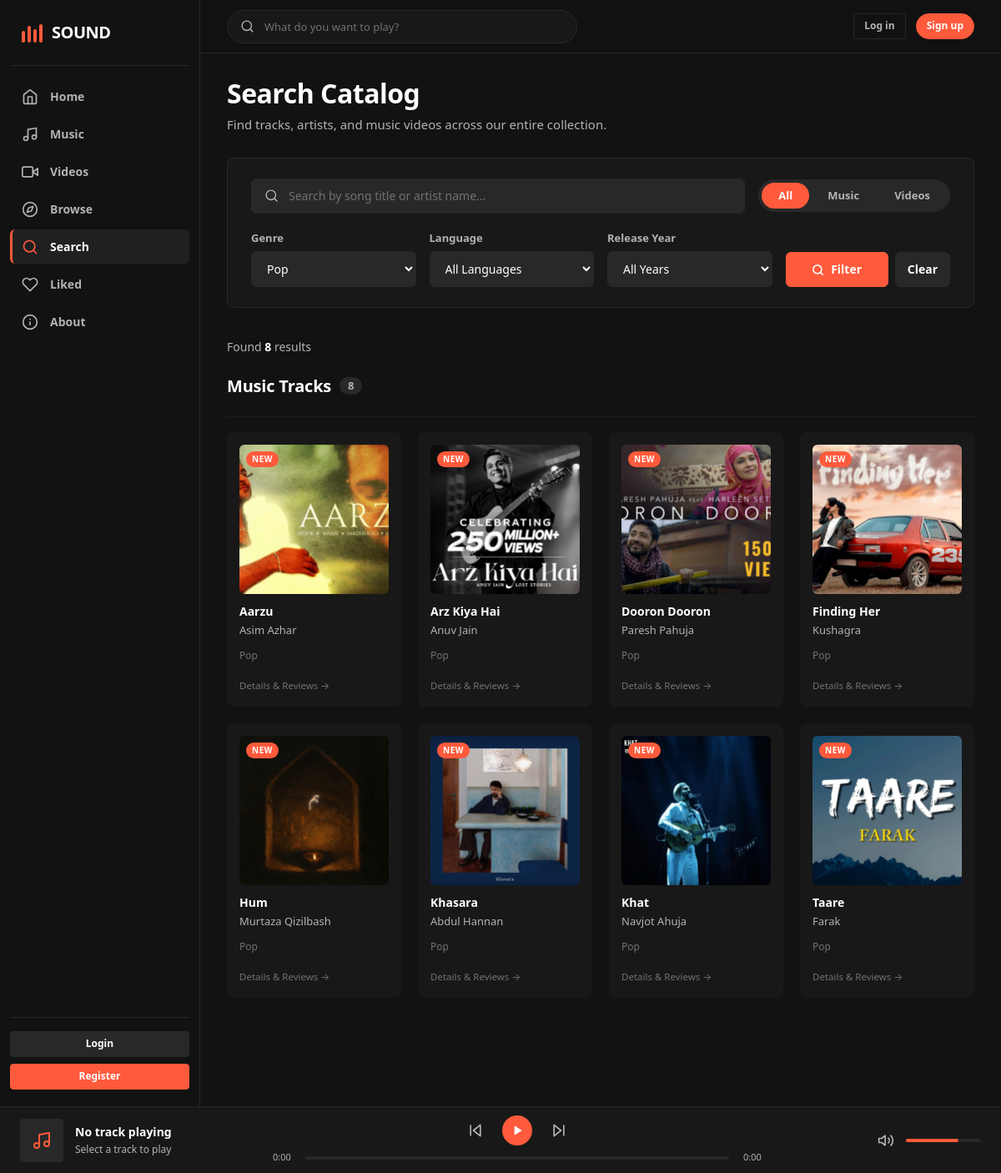
Page /search.php?genre=1 on the committed database.
### tables this page shows
CREATE TABLE `music` (
  `id` int(11) NOT NULL,
  `artist_id` int(11) NOT NULL,
  `album_id` int(11) DEFAULT NULL,
  `genre_id` int(11) NOT NULL,
  `language_id` int(11) NOT NULL,
  `year_id` int(11) NOT NULL,
  `title` varchar(100) NOT NULL,
  `file_path` varchar(255) NOT NULL,
  `cover` varchar(255) DEFAULT NULL,
  `description` text DEFAULT NULL,
  `duration` int(11) DEFAULT NULL,
  `play_count` int(11) DEFAULT 0,
  `created_at` timestamp NOT NULL DEFAULT current_timestamp()
);

CREATE TABLE `artists` (
  `id` int(11) NOT NULL,
  `name` varchar(100) NOT NULL,
  `description` text DEFAULT NULL
);

CREATE TABLE `genres` (
  `id` int(11) NOT NULL,
  `name` varchar(50) NOT NULL
);

### config/database.php (called while the page is built, shortened)
<?php
try {
    $pdo = new PDO("mysql:host=" . DB_HOST . ";dbname=" . DB_NAME . ";charset=utf8mb4", DB_USER, DB_PASS);
    $pdo->setAttribute(PDO::ATTR_ERRMODE, PDO::ERRMODE_EXCEPTION);
} catch (PDOException $e) {
    if (defined('APP_DEBUG') && APP_DEBUG) {
        die("Could not connect to the database " . DB_NAME . ": " . $e->getMessage());
    } else {
        error_log("Database connection error: " . $e->getMessage());
        http_response_code(500);
        die("<!DOCTYPE html><html><head><title>Service Unavailable</title><link rel='stylesheet' href='/sound/assets/css/style.css'></head><body style='display:flex;align-items:center;justify-content:center;min-height:100vh;background:#121212;color:#fff;font-family:\"Segoe UI\", sans-serif;'><div style='text-align:center;'><h1>Service Temporarily Unavailable</h1><p style='color:#b3b3b3;'>We are experiencing database connectivity issues. Please try again in a few moments.</p></div></body></html>");
    }
}
function query($sql, $params = []) {
    global $pdo;
    $stmt = $pdo->prepare($sql);
    $stmt->execute($params);
    return $stmt;
}
function fetchAll($sql, $params = []) {
    return query($sql, $params)->fetchAll(PDO::FETCH_ASSOC);
}
require_once __DIR__ . '/../includes/helpers.php';

### search.php (the view, shortened to what this page needs)
<?php
$search_query = trim($_GET['q'] ?? '');
$search_type = in_array(($_GET['type'] ?? ''), ['all', 'music', 'videos'], true) ? $_GET['type'] : 'all';
$genre_id = !empty($_GET['genre']) ? intval($_GET['genre']) : '';
$language_id = !empty($_GET['language']) ? intval($_GET['language']) : '';
$year = !empty($_GET['year']) ? trim($_GET['year']) : '';
$hasSearched = (!empty($search_query) || !empty($genre_id) || !empty($language_id) || !empty($year));
$music_results = [];
$video_results = [];
if ($hasSearched) {
    if ($search_type === 'all' || $search_type === 'music') {
        $music_sql = "
            SELECT m.*, a.name as artist_name, g.name as genre_name, l.name as language_name, y.year as release_year
            FROM music m
            JOIN artists a ON m.artist_id = a.id
            LEFT JOIN genres g ON m.genre_id = g.id
            LEFT JOIN languages l ON m.language_id = l.id
            LEFT JOIN years y ON m.year_id = y.id
            WHERE 1=1
        ";
        $params = [];
        if (!empty($genre_id)) {
            $music_sql .= " AND m.genre_id = ?";
            $params[] = $genre_id;
        }
        $music_sql .= " ORDER BY m.title ASC";
        $music_results = fetchAll($music_sql, $params);
    }
    if ($search_type === 'all' || $search_type === 'videos') {
        $video_sql = "
            SELECT v.*, a.name as artist_name, g.name as genre_name, l.name as language_name, y.year as release_year
            FROM videos v
            JOIN artists a ON v.artist_id = a.id
            LEFT JOIN genres g ON v.genre_id = g.id
            LEFT JOIN languages l ON v.language_id = l.id
            LEFT JOIN years y ON v.year_id = y.id
            WHERE 1=1
        ";
        $params = [];
        if (!empty($genre_id)) {
            $video_sql .= " AND v.genre_id = ?";
            $params[] = $genre_id;
        }
        $video_sql .= " ORDER BY v.title ASC";
        $video_results = fetchAll($video_sql, $params);
    }
}
$genres = fetchAll("SELECT * FROM genres ORDER BY name ASC");
$totalResults = count($music_results) + count($video_results);
require_once __DIR__ . '/includes/header.php';
?>
<div class="container" style="max-width: 1200px; margin: 0 auto; padding-bottom: 50px;">
    <div style="margin-bottom: 28px;">
        <h1 style="font-size: 32px; font-weight: 800; color: var(--text-primary); margin-bottom: 6px; letter-spacing: -0.5px;">Search Catalog</h1>
        <p style="color: var(--text-muted); font-size: 15px; margin: 0;">Find tracks, artists, and music videos across our entire collection.</p>
    </div>
    <div class="card" style="cursor: default; padding: 24px 28px; margin-bottom: 36px; border: 1px solid var(--border-color); background: var(--bg-surface); border-radius: var(--radius-card);">
        <form method="get" action="/sound/search.php" id="catalog-search-form">
            <div style="display: flex; gap: 16px; align-items: center; justify-content: space-between; flex-wrap: wrap; margin-bottom: 20px;">
                <div style="flex: 1; min-width: 260px; position: relative;">
                    <div class="search-input-wrapper">
                        <span class="search-icon-wrapper" aria-hidden="true">
                        </span>
                        <input type="search" name="q" value="<?php echo htmlspecialchars($search_query); ?>" placeholder="Search by song title or artist name..." style="padding-left: 44px; height: 42px; background: var(--bg-elevated);" autocomplete="off">
                    </div>
                </div>
                <div>
                    <div class="search-type-toggle" role="radiogroup" aria-label="Content type">
                        <label class="toggle-pill <?php echo ($search_type === 'all') ? 'active' : ''; ?>">
                            <span>All</span>
                        </label>
                        <label class="toggle-pill <?php echo ($search_type === 'music') ? 'active' : ''; ?>">
                            <span>Music</span>
                        </label>
                        <label class="toggle-pill <?php echo ($search_type === 'videos') ? 'active' : ''; ?>">
                            <span>Videos</span>
                        </label>
                    </div>
                </div>
            </div>
            <div class="search-filter-grid">
                <div class="form-group">
                    <label for="filter-genre">Genre</label>
                    <select id="filter-genre" name="genre">
                        <?php foreach ($genres as $genre): ?>
                            <option value="<?php echo $genre['id']; ?>" <?php echo ($genre_id == $genre['id']) ? 'selected' : ''; ?>>
                                <?php echo htmlspecialchars($genre['name']); ?>
                            </option>
                        <?php endforeach; ?>
                    </select>
                </div>
                <div class="form-group">
                    <label for="filter-language">Language</label>
                    <select id="filter-language" name="language">
                        <option value="">All Languages</option>
                    </select>
                </div>
                <div class="form-group">
                    <label for="filter-year">Release Year</label>
                    <select id="filter-year" name="year">
                        <option value="">All Years</option>
                    </select>
                </div>
                <div style="display: flex; gap: 8px;">
                    <button type="submit" class="btn btn-primary" style="flex: 1; padding: 10px 20px;">
                        <svg width="15" height="15" viewBox="0 0 24 24" fill="none" stroke="currentColor" stroke-width="2.5" stroke-linecap="round" stroke-linejoin="round">
                            <circle cx="11" cy="11" r="8"></circle>
                            <line x1="21" y1="21" x2="16.65" y2="16.65"></line>
                        </svg>
                        <span>Filter</span>
                    </button>
                    <?php if ($hasSearched): ?>
                        <a href="/sound/search.php" class="btn btn-secondary" style="padding: 10px 14px;" title="Reset Search">
                            Clear
                        </a>
                    <?php endif; ?>
                </div>
            </div>
        </form>
    </div>
    <?php if (!$hasSearched): ?>
        <div class="empty-state-card" style="padding: 48px 24px;">
            <div style="width: 56px; height: 56px; border-radius: var(--radius-pill); background: var(--bg-elevated); color: var(--accent); display: flex; align-items: center; justify-content: center; margin: 0 auto 16px auto;">
                <svg width="28" height="28" viewBox="0 0 24 24" fill="none" stroke="currentColor" stroke-width="2" stroke-linecap="round" stroke-linejoin="round">
                    <circle cx="11" cy="11" r="8"></circle>
                    <line x1="21" y1="21" x2="16.65" y2="16.65"></line>
                </svg>
            </div>
            <h3 style="font-size: 18px; font-weight: 700; color: var(--text-primary); margin-bottom: 8px;">Search for songs, artists, or videos</h3>
            <p style="color: var(--text-muted); font-size: 14px; max-width: 440px; margin: 0 auto 20px auto;">
                Use the search input above or select specific genres, languages, and years to discover media.
            </p>
            <a href="/sound/browse.php" class="btn btn-secondary btn-sm">Explore Browse Categories</a>
        </div>
    <?php else: ?>
        <div style="margin-bottom: 24px; color: var(--text-muted); font-size: 14px;">
            Found <strong style="color: var(--text-primary);"><?php echo $totalResults; ?></strong> <?php echo ($totalResults === 1) ? 'result' : 'results'; ?>
        </div>
        <?php if (!empty($music_results)): ?>
            <div class="browse-section">
                <div class="browse-section-header">
                    <h2 class="browse-section-title">
                        <span>Music Tracks</span>
                        <span class="browse-count"><?php echo count($music_results); ?></span>
                    </h2>
                </div>
                <div class="card-grid">
                    <?php foreach ($music_results as $track):
                    ?>
                        <div class="card" data-track-id="<?php echo $track['id']; ?>" data-track-url="<?php echo htmlspecialchars(asset_url($track['file_path'])); ?>" data-track-title="<?php echo htmlspecialchars($track['title']); ?>" data-track-artist="<?php echo htmlspecialchars($track['artist_name']); ?>" data-track-cover="<?php echo htmlspecialchars(asset_url($track['cover'] ?? '')); ?>">
                            <div class="card-cover">
                                <?php echo render_cover_tile($track['title'], $track['cover'] ?? '', $track['title']); ?>
                                <?php if (isNewItem($track['created_at'] ?? '')): ?>
                                    <span class="badge-new">NEW</span>
                                <?php endif; ?>
                            </div>
                            <div class="card-content">
                                <h3 class="card-title">
                                    <a href="/sound/music.php?id=<?php echo $track['id']; ?>" data-action="view-details"><?php echo htmlspecialchars($track['title']); ?></a>
                                </h3>
                                <p class="card-artist"><?php echo htmlspecialchars($track['artist_name']); ?></p>
                                <?php if (!empty($track['genre_name'])): ?>
                                    <p class="card-subtitle" style="font-size: 12px; margin-top: 3px; color: var(--text-subtle);"><?php echo htmlspecialchars($track['genre_name']); ?></p>
                                <?php endif; ?>
                                <a href="/sound/music.php?id=<?php echo $track['id']; ?>" class="card-details-action" data-action="view-details">Details & Reviews &rarr;</a>
                            </div>
                        </div>
                    <?php endforeach; ?>
                </div>
            </div>
        <?php endif; ?>
    <?php endif; ?>
</div>
<?php require_once __DIR__ . '/includes/footer.php'; ?>

### includes/helpers.php (shortened to what this page needs)
<?php
function asset_url($path) {
    $path = trim($path);
    $clean = ltrim($path, '/\\');
    return '/sound/' . str_replace('\\', '/', $clean);
}
function asset_exists($path) {
    $clean = ltrim(str_replace(['/sound/', '\\'], ['', '/'], $path), '/');
    return file_exists(ROOT_PATH . $clean);
}
function render_cover_tile($title, $coverPath, $alt = '', $extraClasses = '', $attr = '') {
    $altText = !empty($alt) ? $alt : $title;
    if (!empty($coverPath) && asset_exists($coverPath)) {
        $url = htmlspecialchars(asset_url($coverPath));
        $altSafe = htmlspecialchars($altText);
        $classSafe = htmlspecialchars($extraClasses);
        return "<img src=\"{$url}\" alt=\"{$altSafe}\" class=\"{$classSafe}\" {$attr}>";
    }
    $initials = strtoupper(substr(trim($title ?: 'SO'), 0, 2));
    $classSafe = htmlspecialchars('placeholder ' . $extraClasses);
    return "<div class=\"{$classSafe}\" {$attr}><span style=\"color: #FF5A3C; font-weight: 800; font-size: 14px;\">" . htmlspecialchars($initials) . "</span></div>";
}
function isNewItem($created_at) {
    $timestamp = strtotime($created_at);
    return $timestamp >= (time() - (7 * 86400));
}

### rows in the picture
music: cover (picture), shows "NEW", title "Aarzu", artist.name "Asim Azhar", genre.name "Pop"
music: cover (picture), shows "NEW", title "Arz Kiya Hai", artist.name "Anuv Jain", genre.name "Pop"
music: cover (picture), shows "NEW", title "Dooron Dooron", artist.name "Paresh Pahuja", genre.name "Pop"
music: cover (picture), shows "NEW", title "Finding Her", artist.name "Kushagra", genre.name "Pop"
music: cover (picture), shows "NEW", title "Hum", artist.name "Murtaza Qizilbash", genre.name "Pop"
music: cover (picture), shows "NEW", title "Khasara", artist.name "Abdul Hannan", genre.name "Pop"
music: cover (picture), shows "NEW", title "Khat", artist.name "Navjot Ahuja", genre.name "Pop"
music: cover (picture), shows "NEW", title "Taare", artist.name "Farak", genre.name "Pop"

### other values in the picture
$site_name "SOUND"
$totalResults "8"
count($music_results) "8"
form field genre "Pop"
